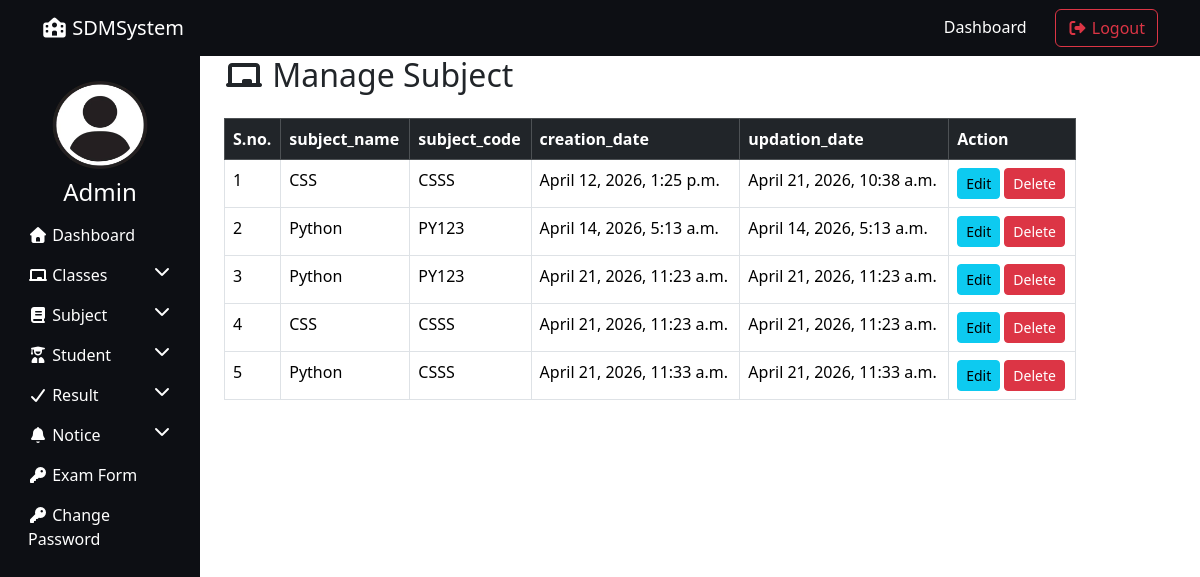
Before: /manage_subject/ (signed in) with the older database file.
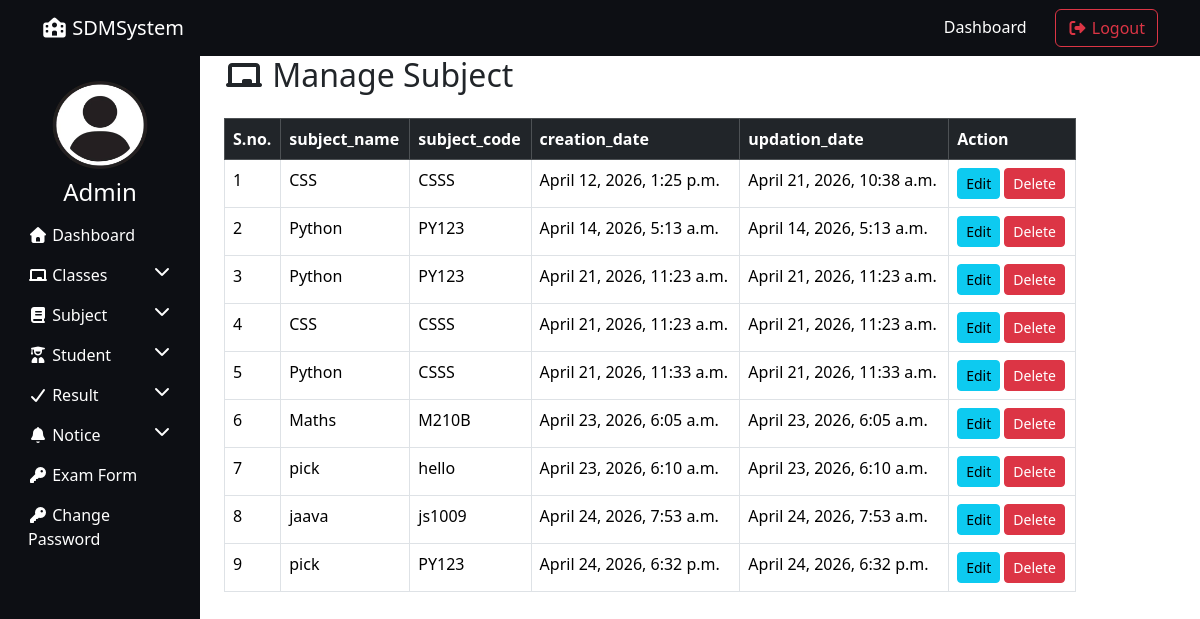
After: the same page with the newer database file.
### resultapp/models.py (models this page shows, shortened)
class Subject(models.Model):
    subject_name = models.CharField(max_length=100)
    subject_code = models.CharField(max_length=20)
    creation_date = models.DateTimeField(auto_now_add=True)
    updation_date = models.DateTimeField(auto_now=True)

### resultapp/views.py (the view, shortened to what this page needs)
# urls.py: path('manage_subject/',manage_subject,name="manage_subject"),
@login_required
def manage_subject(request):
    subjects = Subject.objects.all()
    return render(request,"manage_subject.html",locals())

### resultapp/templates/manage_subject.html (shortened to what this page needs)
{% extends "admin_base.html" %}
{% load static %}
{%block content%}
   <div class="container">
    <h2 class="mb-4">
        <i class="fas fa-chalkboard"></i> Manage Subject
    </h2>
    <table class="table table-bordered">
        <thead class="table-dark">
            <tr>
                <th>S.no.</th>
                <th>subject_name</th>
                <th>subject_code</th>
                <th>creation_date</th>
                <th>updation_date</th>
                <th>Action</th>
            </tr>
        </thead>
       <tbody>
    {% for i in subjects %}
    <tr>
        <td>{{ forloop.counter }}</td>
        <td>{{ i.subject_name }}</td>
        <td>{{ i.subject_code }}</td>
        <td>{{ i.creation_date }}</td>
        <td>{{ i.updation_date }}</td>
        <td>
            <a href="{% url 'edit_subject' i.id %}" class="btn btn-info btn-sm">Edit</a>
            <a href="?delete={{ i.id }}" class="btn btn-danger btn-sm">Delete</a>
        </td>
    </tr>
    {% endfor %}
</tbody>
    </table>
   </div>
   </div>
    {%endblock %}

Changed rows visible on the page:
added Subject: subject_name "Maths", subject_code "M210B", creation_date "April 23, 2026, 6:05 a.m.", updation_date "April 23, 2026, 6:05 a.m."
added Subject: subject_name "pick", subject_code "hello", creation_date "April 23, 2026, 6:10 a.m.", updation_date "April 23, 2026, 6:10 a.m."
added Subject: subject_name "jaava", subject_code "js1009", creation_date "April 24, 2026, 7:53 a.m.", updation_date "April 24, 2026, 7:53 a.m."
added Subject: subject_name "pick", subject_code "PY123", creation_date "April 24, 2026, 6:32 p.m.", updation_date "April 24, 2026, 6:32 p.m."
